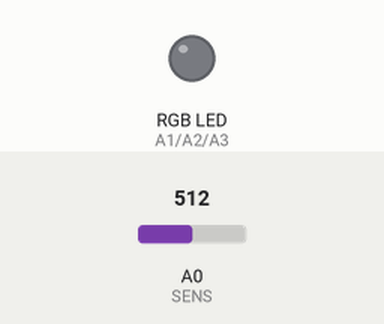
Bench run of a sketch on a simulated Arduino Uno, built with avr-gcc and run on an emulated ATmega328P. Parts: an RGB LED mixed from three pins (HIGH = lit). The inputs (shaded band) are chosen by the test bench; at power-on: A0 (SENS) = 512. Dim RGB values are drawn brighter than linear; what the sketch prints to the serial monitor is not drawn.

Above: at 0.01 s.
At 1.26 s:
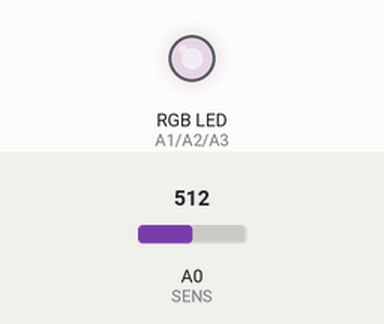
1.3 s: A0 (SENS) set to 716
4.3 s: A0 (SENS) set to 810
7.3 s: A0 (SENS) set to 0
Timing chart, 0 to 16.3 s (numbered marks = the images above; inputs shaded):
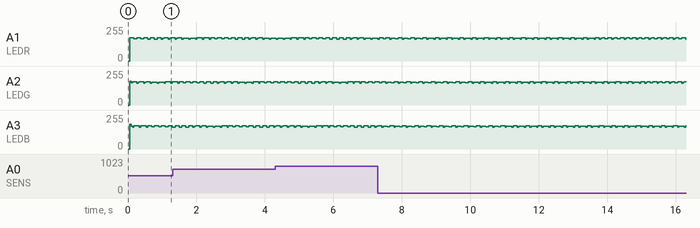

The sketch:

colorsens.ino
```cpp
/* Colorsensor - By Koen van Vliet <8by8mail@gmail.com>
 * Use an RGB LED and an LDR in series with a regular
 * resistor to detect colors.
 * Version: 0.2
 * Date: 20 dec 2014
 * Error: Sometimes registers green - red transition as blue
 *
 * Note: Use calibrate.ino for calibrating your sensor.
 */
#define SENS A0
#define LEDR A1
#define LEDG A2
#define LEDB A3

#define NONE 0
#define RED 1
#define GREEN 2
#define BLUE 3
#define CLEAR 4
#define BLACK 5

#define DELAY 3

// Values from calibration
#define THR 420 // Red level
#define THG 450 // Green level
#define THB 350 // Blue level

#define PBK 400 // Black threshold
#define PCL 1600 // Clear threshold

void setup(){
  digitalWrite(LEDR,HIGH);
  digitalWrite(LEDG,HIGH);
  digitalWrite(LEDB,HIGH);
  pinMode(LEDR,OUTPUT);
  pinMode(LEDG,OUTPUT);
  pinMode(LEDB,OUTPUT);
  Serial.begin(115200);
}


void loop(){
  static unsigned char det = NONE, last = NONE, patt = 0, count = 0;
  unsigned long rr, gg, bb;
  unsigned int pr, pg, pb;
  do{
    // Test for RED color
    digitalWrite(LEDR,LOW);
    delay(DELAY);
    rr = analogRead(SENS);
    digitalWrite(LEDR,HIGH);
    // Test for GREEN color
    digitalWrite(LEDG,LOW);
    delay(DELAY);
    gg = analogRead(SENS);
    digitalWrite(LEDG,HIGH);
    // Test for BLUE color
    digitalWrite(LEDB,LOW);
    delay(DELAY);
    bb = analogRead(SENS);
    digitalWrite(LEDB,HIGH);

    // Calculate color values
    pr = (rr * 1000) / THR;
    pg = (gg * 1000) / THG;
    pb = (bb * 1000) / THB;

    // Determine which color was detected
    // Append one or zero depending on the color pattern
    if (pr + pg + pb < 800 ){
      if(det != BLACK){
        Serial.println("BLACK");
        det = BLACK;
        patt = 0;
        count = 0;
        Serial.println("Clear");
      }
    } else {
      if(pr / 3 > (pg / 2) && pr / 3 > (pb / 2)){
        if (det != RED){
          Serial.print("RED ");
          det = RED;
          if (last == GREEN){
            patt = (patt << 1) | 1;
            Serial.println("1");
          } else if (last == BLUE){
            patt = (patt << 1);
            Serial.println("0");
          }
          count ++;
        }
      } else if(pg / 3 > (pr / 2) && pg / 7 > (pb / 6)){
        if (det != GREEN){
          Serial.print("GREEN ");
          det = GREEN;
          if (last == BLUE){
            patt = (patt << 1) | 1;
            Serial.println("1");
          } else if (last == RED){
            patt = (patt << 1);
            Serial.println("0");
          }
          count ++;
        }
      } else if(pb / 3 > (pr / 2) && pb / 13 > (pg / 11)){
        if (det != BLUE){
          Serial.print("BLUE ");
          det = BLUE;
          if (last == RED){
            patt = (patt << 1) | 1;
            Serial.println("1");
          } else if (last == GREEN){
            patt = (patt << 1);
            Serial.println("0");
          }
          count ++;
        }
      } else if (pr > PCL && pg > PCL && pb > PCL){
        if(det != CLEAR){
          Serial.println("\nNo medium detected!");
          det = CLEAR;
        }
      }
    }
    last = det;
  } while (count < 9);
  count = 1;
  Serial.print("Received character: 0x");
  Serial.print(patt,HEX);
  Serial.print("- ");
  Serial.write(patt);
  Serial.println();
  patt = 0;
}
```
